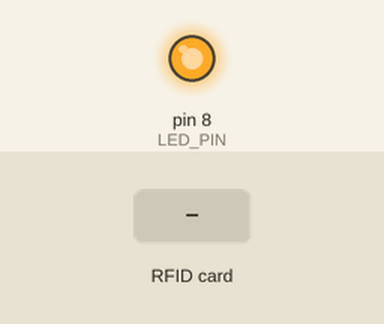
Recording of a sketch running on a simulated Arduino Uno, built with avr-gcc and run on an emulated ATmega328P. On the bench: output pins drawn as LEDs (lit = HIGH). The inputs (shaded band) are chosen by the test bench. Pins used as bus, display or sensor lines are not drawn.

Above: at 1.2 s.
1.3 s: RFID card 03 4F CB F7 held to the reader
At 1.8 s:
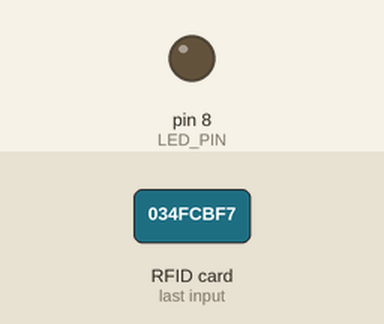
Timing chart, 0 to 7.8 s (numbered marks = the images above; inputs shaded):
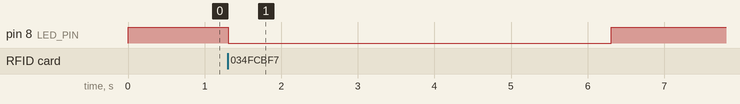

The sketch:

rfid.ino
```cpp
// SDA - 10
// SCK - 13
// MOSI - 11
// MISO - 12
// RST - 5


#include <SPI.h>
#include <MFRC522.h>

#define RST_PIN 9
#define SS_PIN 10

#define LED_PIN 8

boolean need_compare = true;
boolean is_coincided = true;

byte exit_uid[4] = { 0x03, 0x4F, 0xCB, 0xF7 };

MFRC522 mfrc522 ( SS_PIN, RST_PIN );

void setup () {
  pinMode ( LED_PIN, OUTPUT );
  digitalWrite ( LED_PIN, HIGH );
  Serial.begin ( 9600 );
  SPI.begin();
  mfrc522.PCD_Init();
}

void loop () {
  if ( !mfrc522.PICC_IsNewCardPresent() ) {
    return;
  }

  if ( !mfrc522.PICC_ReadCardSerial() ){
    return;
  }

  if ( need_compare ) {
    for ( byte i = 0; i < mfrc522.uid.size; i++ ) {
      if ( mfrc522.uid.uidByte[i] != exit_uid[i] ) {
        is_coincided = false;
      }
      if ( i == mfrc522.uid.size - 1 ) {
        need_compare = false;
      }
    }
  }

  if ( is_coincided ) {
    digitalWrite ( LED_PIN, LOW );
    delay ( 5000 );
    digitalWrite ( LED_PIN, HIGH );
  }
}
```

Measured:
- after the input at 1.3 s, pin 8 (LED_PIN): HIGH → LOW at once, → HIGH 5.0 s later
